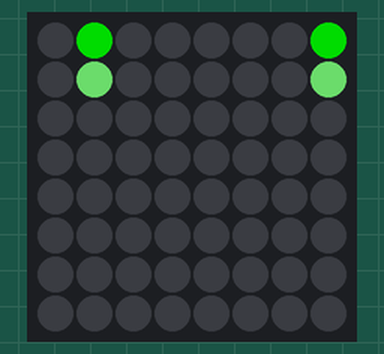
A program run on a simulated Raspberry Pi (BCM pin numbers) with a Sense HAT. On the bench: the Sense HAT's 8×8 RGB LED matrix. Dim RGB values are drawn brighter than linear; random numbers come from a fixed seed.

Above: at 0.2 s.
At 4.82 s:
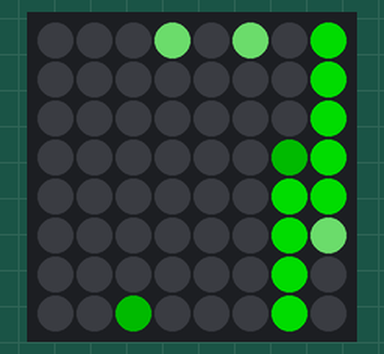
At 9.9 s:
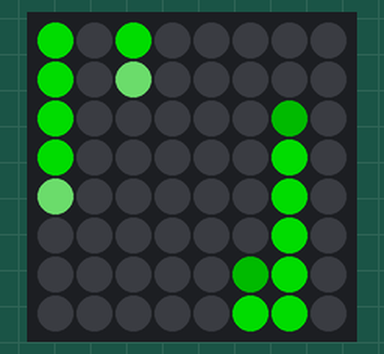
At 20.05 s:
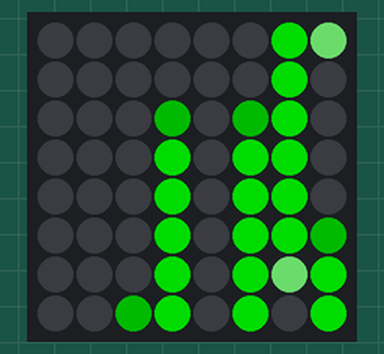
At 29.5 s:
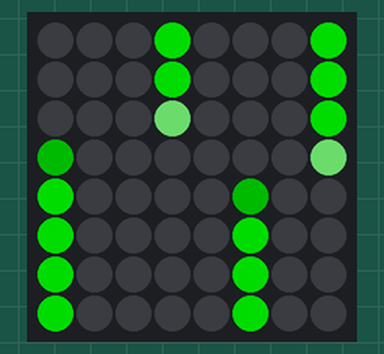
At 39.89 s:
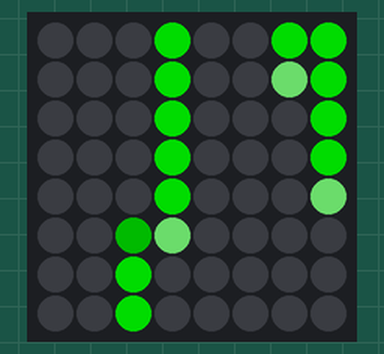

The program:

matrix.py
```python
#!/usr/bin/env python
import random
import time

from sense_hat import SenseHat


class Matrix:
    """displays a matrix-like visual effect on the sense hat
    Attributes:
        rotation    how is your pi oriented?
        length      length of the tail
        color       shade of green from 0 - 255
        randomness  lower number = more dense
        refresh     lower number = faster
        cycles      how many cycles to do (0 to run forever)
    """

    def __init__(
            self,
            rotation=0,
            length=6,
            color=150,
            randomness=12,
            refresh=0.05,
            cycles=0,
    ):
        self.length = length
        self.color = color
        self.randomness = randomness
        self.refresh = refresh
        self.cycles = cycles

        self.sense = SenseHat()
        self.sense.set_rotation(rotation)
        self.sense.clear()

        self.matrix = [[[0, 0] for y in range(8)] for x in range(8)]

    def enter(self):
        completed_cycles = 0
        while True:
            for row in range(8):
                if row == 0:
                    for col in range(8):
                        if not self.matrix[row][col][0] and not random.randint(0, self.randomness):
                            self.matrix[row][col] = [1, 0]
                            self.sense.set_pixel(col, row, int(self.color * 0.5), self.color, int(self.color * 0.5))
                        elif self.matrix[row][col][0] == 1 and self.matrix[row][col][1] < self.length:
                            self.matrix[row][col][1] += 1
                            self.sense.set_pixel(col, row, 0, self.color, 0)
                        elif self.matrix[row][col][0] == 1 and self.matrix[row][col][1] == self.length:
                            self.matrix[row][col][1] += 1
                            self.sense.set_pixel(col, row, 0, int(self.color * 0.5), 0)
                        else:
                            self.matrix[row][col] = [0, 0]
                            self.sense.set_pixel(col, row, 0, 0, 0)
                else:
                    for col in range(8):
                        if not self.matrix[row][col][0] and self.matrix[row - 1][col] == [1, 0]:
                            pass
                        elif self.matrix[row][col][0] == 0 and self.matrix[row - 1][col][0] == 1:
                            self.matrix[row][col] = [1, 0]
                            self.sense.set_pixel(col, row, int(self.color * 0.5), self.color, int(self.color * 0.5))
                        elif self.matrix[row][col][0] == 1 and self.matrix[row][col][1] < self.length:
                            self.matrix[row][col][1] += 1
                            self.sense.set_pixel(col, row, 0, self.color, 0)
                        elif self.matrix[row][col][0] == 1 and self.matrix[row][col][1] == self.length:
                            self.matrix[row][col][1] += 1
                            self.sense.set_pixel(col, row, 0, int(self.color * 0.5), 0)
                        else:
                            self.matrix[row][col] = [0, 0]
                            self.sense.set_pixel(col, row, 0, 0, 0)

            time.sleep(self.refresh)

            completed_cycles += 1
            if completed_cycles >= self.cycles != 0:
                self.sense.clear()
                break


if __name__ == "__main__":
    THE_MATRIX = Matrix()
    THE_MATRIX.enter()
```
